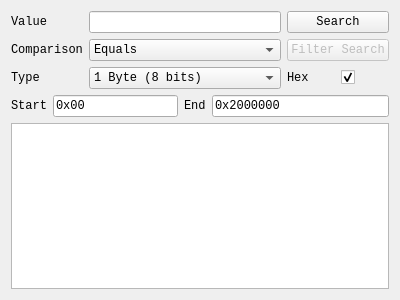
<?xml version="1.0" encoding="UTF-8"?>
<ui version="4.0">
 <class>MemorySearchWidget</class>
 <widget class="QWidget" name="MemorySearchWidget">
  <property name="geometry">
   <rect>
    <x>0</x>
    <y>0</y>
    <width>400</width>
    <height>300</height>
   </rect>
  </property>
  <property name="font">
   <font>
    <family>Monospace</family>
   </font>
  </property>
  <property name="windowTitle">
   <string/>
  </property>
  <layout class="QVBoxLayout" name="verticalLayout_3">
   <item>
    <layout class="QGridLayout" name="gridLayout_2">
     <item row="0" column="0">
      <widget class="QLabel" name="label">
       <property name="text">
        <string>Value</string>
       </property>
      </widget>
     </item>
     <item row="0" column="1">
      <widget class="QLineEdit" name="txtSearchValue"/>
     </item>
     <item row="2" column="0">
      <widget class="QLabel" name="label_2">
       <property name="text">
        <string>Type</string>
       </property>
      </widget>
     </item>
     <item row="2" column="1">
      <widget class="QComboBox" name="cmbSearchType">
       <item>
        <property name="text">
         <string>1 Byte (8 bits)</string>
        </property>
       </item>
       <item>
        <property name="text">
         <string>2 Bytes (16 bits)</string>
        </property>
       </item>
       <item>
        <property name="text">
         <string>4 Bytes (32 bits)</string>
        </property>
       </item>
       <item>
        <property name="text">
         <string>8 Bytes (64 bits)</string>
        </property>
       </item>
       <item>
        <property name="text">
         <string>Float</string>
        </property>
       </item>
       <item>
        <property name="text">
         <string>Double</string>
        </property>
       </item>
       <item>
        <property name="text">
         <string>String</string>
        </property>
       </item>
       <item>
        <property name="text">
         <string>Array of byte</string>
        </property>
       </item>
      </widget>
     </item>
     <item row="2" column="2">
      <widget class="QLabel" name="label_3">
       <property name="text">
        <string>Hex</string>
       </property>
      </widget>
     </item>
     <item row="2" column="3">
      <widget class="QCheckBox" name="chkSearchHex">
       <property name="text">
        <string/>
       </property>
       <property name="checked">
        <bool>true</bool>
       </property>
      </widget>
     </item>
     <item row="0" column="2" colspan="2">
      <widget class="QPushButton" name="btnSearch">
       <property name="text">
        <string>Search</string>
       </property>
      </widget>
     </item>
     <item row="1" column="2" colspan="2">
      <widget class="QPushButton" name="btnFilterSearch">
       <property name="enabled">
        <bool>false</bool>
       </property>
       <property name="text">
        <string>Filter Search</string>
       </property>
      </widget>
     </item>
     <item row="1" column="1">
      <widget class="QComboBox" name="cmbSearchComparison">
       <item>
        <property name="text">
         <string>Equals</string>
        </property>
       </item>
       <item>
        <property name="text">
         <string>Not Equals</string>
        </property>
       </item>
       <item>
        <property name="text">
         <string>Greater Than</string>
        </property>
       </item>
      <item>
       <property name="text">
        <string>Greater Than Or Equal</string>
       </property>
      </item>
      <item>
       <property name="text">
        <string>Less Than</string>
       </property>
      </item>
      <item>
       <property name="text">
        <string>Less Than Or Equal</string>
       </property>
      </item>
      <item>
       <property name="text">
        <string>Increased</string>
       </property>
      </item>
      <item>
       <property name="text">
        <string>Increased By</string>
       </property>
      </item>
      <item>
       <property name="text">
        <string>Decreased</string>
       </property>
      </item>
      <item>
       <property name="text">
        <string>Decreased By</string>
       </property>
      </item>
      <item>
       <property name="text">
        <string>Changed</string>
       </property>
      </item>
      <item>
       <property name="text">
        <string>Not Changed</string>
       </property>
      </item>
     </widget>
    </item>
     <item row="1" column="0">
      <widget class="QLabel" name="comparisonLabel">
       <property name="text">
        <string>Comparison</string>
       </property>
      </widget>
     </item>
    </layout>
   </item>
   <item>
    <layout class="QGridLayout" name="gridLayout_3">
     <item row="0" column="0" alignment="Qt::AlignLeft">
      <widget class="QLabel" name="label_4">
       <property name="text">
        <string>Start</string>
       </property>
      </widget>
     </item>
     <item row="0" column="1" alignment="Qt::AlignLeft">
      <widget class="QLineEdit" name="txtSearchStart">
       <property name="text">
        <string notr="true">0x00</string>
       </property>
      </widget>
     </item>
     <item row="0" column="2">
      <widget class="QLabel" name="label_5">
       <property name="text">
        <string>End</string>
       </property>
      </widget>
     </item>
     <item row="0" column="3">
      <widget class="QLineEdit" name="txtSearchEnd">
       <property name="text">
        <string notr="true">0x2000000</string>
       </property>
      </widget>
     </item>
    </layout>
   </item>
   <item>
    <widget class="QListWidget" name="listSearchResults"/>
   </item>
  </layout>
 </widget>
 <resources/>
 <connections/>
</ui>
